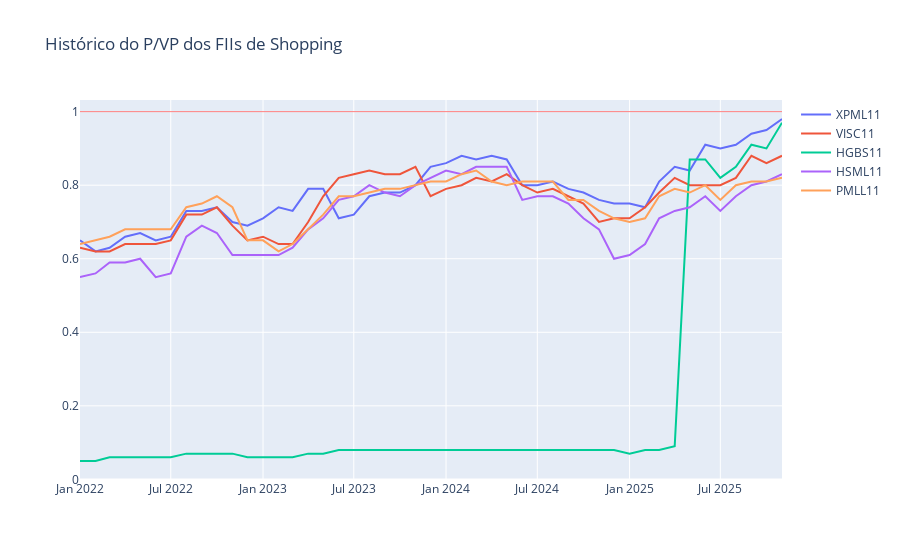

Notebook cell for this chart:
### Code cell
# Histórico do indicador P/VP dos FIIs 
historico_p_vp_shopping =plot_historico_p_vp(df=fii_shoppping, nome_segmento='Shopping')
historico_p_vp_shopping
